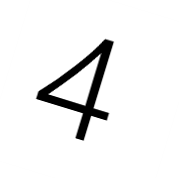
//> input picture MachineLearning/project/code_double_trainingset/训练用/41.png, 179 x 178 px, given in place of the camera
$ ./object8_colorcheck2.0_protocol_   (built with g++ and OpenCV 4)
//> lines starting //> are read from the running program, lines starting //| are printed output that depends on the picture; after the words box and inside, x2 and y2 are one past the last pixel; in counts of white or black regions, pixels touching at a corner belong together
#include "opencv2\core\core.hpp"
#include "opencv2\highgui.hpp"
#include "opencv2\imgproc.hpp"
#include <iostream>
using namespace std;
using namespace cv;

Mat org;
Mat img;
int flag = 0;
vector<Mat>number;//存储拆分物体
vector<Point2f>centers;//存储物体圆心
vector<vector<Point2f>>points;

				  //协议格式
typedef struct tagDigit_POINT
{
	unsigned char ImgStatue;//  图像识别状态  0：没有识别成功  1识别成功 2 识别质量不高
	unsigned char DigitName = 0; // 颜色值  0：识别区  1,2,3：RGB
	short int xPiont_mm = 0;  // 数字中心位置的x坐标值 单位mm  如下图
	short int yPiont_mm = 0;  // 数字中心位置的y坐标值 单位mm
}Digit_POINT;
typedef struct tagDigit_INFO
{
	unsigned char Head = 36; //暂定为 36
	unsigned char FrameID = flag; //帧ID，每发一次，会加一
	unsigned char Key = 1; //帧关键字 ，暂定为常值 	1

	unsigned char Spray_Statue = 0; //禁用：暂定为0
	unsigned char SprayScale = 0; //禁用：暂定为0
	unsigned char ShotPoint_Statue = 0; // 禁用：暂定为0
	short int ShotPoint_x_mm = 0;  // 红外瞄准点 坐标X
	short int ShotPoint_y_mm = 0;  // 红外瞄准点 坐标Y


	Digit_POINT tagDigit_POINT[11]; //tagDigit_POIN[0]：等待区；tagDigit_POIN[1]- tagDigit_POIN[5]：四个靶位区  4*11=44bytes
	uint8_t  tmp1 = 0; // 从head到CheckSum之前的所有数据按照无符号字节加和的低八位，存在CheckSum以便校验
	uint8_t  tmp2 = 0; // 预设值0
}Digit_INFO;  // 一共 29bytes

			  //计算校验和
void unit(int a, int bin[]) {
	if (a == 0) {
		for (int i = 0; i < 16; i++) { bin[i] = 0; }
		return;
	}
	int j = 0;
	int temp = a;
	if (temp<0)temp = 65536 + temp;
	while (temp) {
		bin[j++] = temp % 2;
		temp /= 2;
	}
	for (int i = j; i<16; i++)bin[i] = 0;
	//	cout << "dec:" << a << " bin:";
	//	for (int i = 15; i >= 0; i--)cout << bin[i];
	//	cout << endl;
}
void unitsum(int bin1[], int bin2[], int bin3[]) {
	for (int i = 0; i < 16; i++) {
		if (bin1[i] == bin2[i])bin3[i] = 0;
		else bin3[i] = 1;
	}
	// [6 lines of commented-out code are left out]
}
int trandec(int a[]) {
	int m = 1;
	int count = 0;
	for (int i = 0; i < 7; i++) {
		int s = a[i] * m;
		count += s;
		m *= 2;
	}
	return count;
}
void checksum(Digit_INFO&d) {
	int bin1[16], bin2[16], bin3[16], bin4[16];
	unit(d.Head, bin1);
	unit(d.FrameID, bin2);
	unitsum(bin1, bin2, bin4);
	if (bin4[0] == 1)bin4[0] = 0;
	else bin4[0] = 1;

	for (int i = 0; i < 11; i++) {
		unit(d.tagDigit_POINT[i].ImgStatue, bin1);
		unit(d.tagDigit_POINT[i].DigitName, bin2);
		unitsum(bin1, bin2, bin3);
		unit(d.tagDigit_POINT[i].xPiont_mm, bin1);
		unitsum(bin1, bin3, bin2);
		unit(d.tagDigit_POINT[i].yPiont_mm, bin1);
		unitsum(bin1, bin2, bin3);
		unitsum(bin3, bin4, bin4);
	}

	d.tmp1 = trandec(bin4);
}

//判定物体颜色
bool range(int a, int min, int max) {
	if (a >= min && a <= max)return true;
	else return false;
}
int color(Mat num, int x, int&criteria,int mark[]) {
	Mat hsv;
	cvtColor(num, hsv, CV_BGR2HSV);
	//	imshow(to_string(flag), num);
	vector<Mat>hsvs;
	split(hsv, hsvs);
	int c[4] = { 0,0,0,0 };//黄绿蓝红

	int index = 0;
	int max = c[0];
	int flagc = 0;
	int standard = (num.cols*num.rows / 3) * 2;
	for (int i = 0; i < num.rows; i++) {
		for (int j = 0; j < num.cols; j++) {
			if (range(hsvs[0].at<uchar>(i, j), 8, 34) && range(hsvs[1].at<uchar>(i, j), 43, 255) ) {
				c[0]++;
				if (c[0] >= standard) {
					index = 0;
					flagc = 1;
					max = c[0];
					break;
				}
			}
			if (range(hsvs[0].at<uchar>(i, j), 35, 100) && range(hsvs[1].at<uchar>(i, j), 43, 255) ) {
				c[1]++;
				if (c[1] >= standard) {
					index = 1;
					flagc = 1;
					max = c[1];
					break;
				}
			}
			if (range(hsvs[0].at<uchar>(i, j), 100, 124) && range(hsvs[1].at<uchar>(i, j), 43, 255) ) {
				c[2]++;
				if (c[2] >= standard) {
					index = 2;
					flagc = 1;
					max = c[2];
					break;
				}
			}
			if ((range(hsvs[0].at<uchar>(i, j), 0, 10) || range(hsvs[0].at<uchar>(i, j), 156, 180)) && range(hsvs[1].at<uchar>(i, j), 43, 255)) {
				c[3]++;
				if (c[3] >= standard) {
					index = 3;
					flagc = 1;
					max = c[3];
					break;
				}
			}
		}
		if (flagc)break;
	}

	cout << "yellow:" << c[0] << " green:" << c[1] << " blue:" << c[2] << " red:" << c[3] << endl;

	if (!flagc) {
		for (int i = 1; i < 4; i++) {
			if (max < c[i]) {
				max = c[i];
				index = i;
			}
		}
		if (max < num.cols*num.rows / 2) {	//无合标准物体
			cout << "invilid aera" << endl;
			return -1;
		}
		criteria = 2;//低质量
	}
	else criteria = 1;//高质量

	if (mark[index])return - 1;

	String str2;
	switch (index) {
	case 0:cout << "黄色" << endl; str2 = "Yellow"; break;
	case 1:cout << "绿色" << endl; str2 = "Green"; break;
	case 2:cout << "蓝色" << endl; str2 = "Blue"; break;
	case 3:cout << "红色" << endl; str2 = "Red"; break;
	}

	String str = "(" + to_string((int)(centers[x].x - img.cols / 2)) + "," + to_string((int)(centers[x].y - img.rows / 2)) + ")" + str2;
	putText(img, str, centers[x], CV_FONT_HERSHEY_SIMPLEX, 0.5, Scalar(0, 0, 0), 2);
	//circle(img, centers[x], radius[x], Scalar(0, 0, 0), 2);

	for (int i = 0; i < 4; i++)line(img, points[x][i], points[x][(i + 1) % 4], Scalar(0, 0, 255), 2);

	mark[index] = 1;

	return index + 1;
}
//将数据存储至协议格式
void trans(int mark[]) {
	Digit_INFO d;
	unsigned char col;
	int criteria;
	int flagt[5] = { 0,0,0,0,0 };
	for (int i = 0; i < number.size(); i++) {
		criteria = 0;
		col = color(number[i], i, criteria, mark);
		if (col != -1) {
			if (!flagt[col]) {	//只标记第一次
				d.tagDigit_POINT[col].ImgStatue = criteria;

				d.tagDigit_POINT[col].DigitName = col;

				d.tagDigit_POINT[col].xPiont_mm = centers[i].x - img.cols / 2;
				d.tagDigit_POINT[col].yPiont_mm = centers[i].y - img.rows / 2;

				flagt[col] = 1;
			}
		}
	}
	cout << (int)d.Head << " " << (int)d.FrameID << " " << (int)d.Key << " " << (int)d.Spray_Statue << " " << (int)d.SprayScale << " " << (int)d.ShotPoint_Statue;
	cout << " " << (int)d.ShotPoint_x_mm << " " << (int)d.ShotPoint_y_mm << " ";
	for (int j = 0; j < 11; j++) {
		if (j >= 5 || !flagt[j]) {
			d.tagDigit_POINT[j].ImgStatue = 0;
		}
		cout << (int)d.tagDigit_POINT[j].ImgStatue << " " << (int)d.tagDigit_POINT[j].DigitName << " " << (int)d.tagDigit_POINT[j].xPiont_mm << " " << (int)d.tagDigit_POINT[j].yPiont_mm << " ";
	}
	checksum(d);
	cout << (int)d.tmp1 << " " << (int)d.tmp2 << endl;
}
//物体分离
void draw(Mat & img, vector<vector<Point>> contours, int i) {
	Point2f v[4];
	Rect mr = boundingRect(Mat(contours[i]));
	if (mr.area() < img.cols*img.rows / 45)return;//去除噪声区域

	v[0] = mr.tl();
	v[1].x = mr.tl().x;
	v[1].y = mr.br().y;
	v[2] = mr.br();
	v[3].x = mr.br().x;
	v[3].y = mr.tl().y;
	// [5 lines of commented-out code are left out]

	Point2f center;
	float r;
	center.x = (mr.tl().x + mr.br().x) / 2;
	center.y = (mr.tl().y + mr.br().y) / 2;
	int hgt, wid;
	hgt = mr.br().y - mr.tl().y;
	wid = mr.br().x - mr.br().x;
	r = (hgt > wid ? hgt : wid) / 2;

	Mat show;//分离各特征物体
	show = img(mr);
	resize(show, show, Size(50, 96));
	number.push_back(show);
	centers.push_back(center);
	vector<Point2f>vx;
	for (int i = 0; i < 4; i++)vx.push_back(v[i]);
	points.push_back(vx);
}


int main() {

	VideoCapture cap(1);
	while (1) {
		cap.read(img);
//> img is the input picture: 178 rows x 179 cols, CV_8UC3; min 0, max 255, mean 239.2

		number.clear();
		centers.clear();
		points.clear();
		int mark[5] = { 0,0,0,0,0 };

		int thresh = 0;//运行阀门

		//img = imread(".png");
		resize(img, img, Size(400, 300));
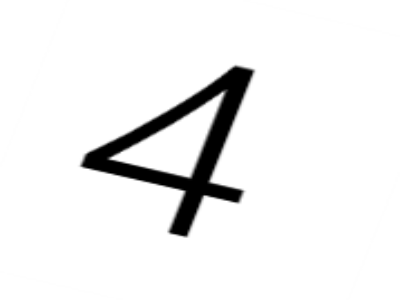
//> img: 300 rows x 400 cols, CV_8UC3; min 0, max 255, mean 239.2

		Mat blur;
		medianBlur(img, blur, 5);
		Mat img_gray;
		cvtColor(blur, img_gray, CV_BGR2GRAY);
		//Mat thresh_img;
		//threshold(img_gray, thresh_img, 120, 255, THRESH_BINARY);//二值化
		//imshow("thresh", thresh_img);
		Mat edge;
		Canny(img_gray, edge, 100, 150);
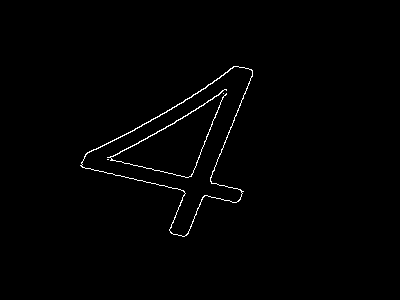
//> edge: 300 rows x 400 cols, CV_8UC1; 0.9% white in thin lines or dots, all inside (x1, y1, x2, y2) = (80, 66, 253, 237)
		vector<Vec4i>hier;
		vector<vector<Point>> contours;
		findContours(edge, contours, hier, RETR_EXTERNAL, CV_CHAIN_APPROX_NONE);
//> contours = 1 contour; box (x1, y1, x2, y2) and area: (80, 66, 253, 237) 11252

		cout << "contour:" << contours.size() << endl;
//| contour:1
		if (contours.size() > 60) thresh = 1;

		if (!thresh) {

			for (int i = 0; i < contours.size(); i++) {

				draw(img, contours, i);
			}
//> this loop made 1 pass
//> (mr in draw, hgt in draw, wid in draw, r in draw) on pass 1: (Rect(80, 66, 173, 171), 171, 0, 85)
//> pass 1, in draw, `show = img(mr);`:
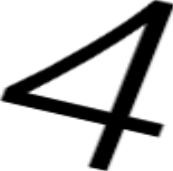
//> show: 171 rows x 173 cols, CV_8UC3; min 0, max 255, mean 191.1
//> pass 1, in draw, `resize(show, show, Size(50, 96));`:
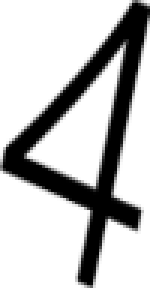
//> show: 96 rows x 50 cols, CV_8UC3 (shown 3 times larger); min 0, max 255, mean 191.1
			trans(mark);
//> the loop in trans, `for (int i = 0; i < number.size(); i++)` made 1 pass
//> col on pass 1: 255
//| yellow:0 green:0 blue:0 red:0
//| invilid aera
//> after the loop in trans, `for (int i = 0; i < number.size(); i++)`: d.tagDigit_POINT = 11 items
//> the loop in trans, `for (int j = 0; j < 11; j++)` made 11 passes
//| 0 0 0 0 0 0 0 0 0 0 0 0 0 0 0 0 0 0 0 0 0 0 0 0 0 0 0 0 0 0 0 0
//> (output is shown up to pass 8 of 11)
//> the loop in checksum, `for (int i = 0; i < 11; i++)` made 11 passes
//> bin1 on pass 1: [0, 0, 0, 0, 0, 0, 0, 0, 0, 0, 0, 0, 0, 0, 0, 0]
//> after the loop in checksum, `for (int i = 0; i < 11; i++)`: bin3 = [0, 0, 0, 0, 0, 0, 0, 0, 0, 0, 0, 0, 0, 0, 0, 0]
			cout << "number:" << number.size() << endl;
//| number:1
		}
		flag++;
		line(img, Point(img.cols / 2 + 5, img.rows / 2), Point(img.cols / 2 - 5, img.rows / 2), Scalar(0, 0, 255), 1);
//> img: 300 rows x 400 cols, CV_8UC3; 11 pixels changed, all inside (x1, y1, x2, y2) = (195, 150, 206, 151)
		line(img, Point(img.cols / 2, img.rows / 2 + 5), Point(img.cols / 2, img.rows / 2 - 5), Scalar(0, 0, 255), 1);
//> img: 300 rows x 400 cols, CV_8UC3; mean B, G, R 239.2, 239.2, 239.2

		cout << "***************************************" << endl << endl;

		imshow("mask", edge);

		imshow("imgs", img);
		imshow("pic", blur);
		waitKey(10);
	}
	std::system("pause");
}
/*飞机颜色识别*//*带协议转换*//*校验和修改版*//*已存*/

$ run again, on MachineLearning/project/code_double_trainingset/训练用/72.png
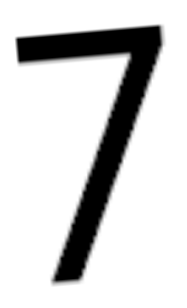
//> input picture MachineLearning/project/code_double_trainingset/训练用/72.png, 187 x 308 px, given in place of the camera
//> img is the input picture: 308 rows x 187 cols, CV_8UC3; min 0, max 255, mean 210.6
//> `resize(img, img, Size(400, 300));`:
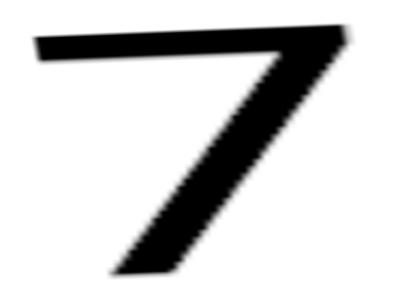
//> img: 300 rows x 400 cols, CV_8UC3; min 0, max 255, mean 210.6
//> `Canny(img_gray, edge, 100, 150);`:
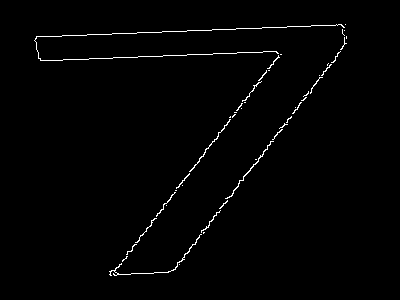
//> edge: 300 rows x 400 cols, CV_8UC1; 1.2% white in thin lines or dots, all inside (x1, y1, x2, y2) = (34, 24, 347, 276)
//> contours = 45 contours, 42 with area under 20; largest, box (x1, y1, x2, y2) and area: (225, 141, 274, 199) 36, (109, 234, 202, 276) 32, (189, 119, 231, 172) 29
//| contour:45
//> the loop `for (int i = 0; i < contours.size(); i++)` made 45 passes
//> mr in draw on passes 1, 2, 3, 5, 6, 7, 8, 9: Rect(179, 264, 1, 1), Rect(122, 256, 6, 6), Rect(126, 244, 11, 11), Rect(203, 232, 2, 2), Rect(135, 218, 22, 25), Rect(201, 210, 20, 23), Rect(166, 205, 1, 1), Rect(219, 200, 9, 9)
//> the loop in trans, `for (int i = 0; i < number.size(); i++)` made 3 passes
//| yellow:0 green:0 blue:0 red:0
//| invilid aera
//| yellow:0 green:0 blue:0 red:0
//| invilid aera
//| yellow:0 green:0 blue:0 red:0
//| invilid aera
//> after the loop in trans, `for (int i = 0; i < number.size(); i++)`: d.tagDigit_POINT = 11 items
//> the loop in trans, `for (int j = 0; j < 11; j++)` made 11 passes
//| 0 0 0 0 0 0 0 0 0 0 0 0 0 0 0 0 0 0 0 0
//> (output is shown up to pass 5 of 11)
//> the loop in checksum, `for (int i = 0; i < 11; i++)` made 11 passes
//> bin1 on pass 1: [0, 0, 0, 0, 0, 0, 0, 0, 0, 0, 0, 0, 0, 0, 0, 0]
//> after the loop in checksum, `for (int i = 0; i < 11; i++)`: bin3 = [0, 0, 0, 0, 0, 0, 0, 0, 0, 0, 0, 0, 0, 0, 0, 0]
//| number:3

$ run again, on MachineLearning/project/code_double_trainingset/训练用/73.png
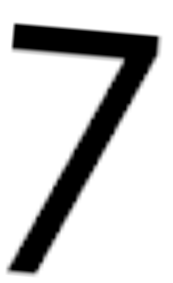
//> input picture MachineLearning/project/code_double_trainingset/训练用/73.png, 173 x 283 px, given in place of the camera
//> img is the input picture: 283 rows x 173 cols, CV_8UC3; min 0, max 255, mean 202.8
//> `resize(img, img, Size(400, 300));`:
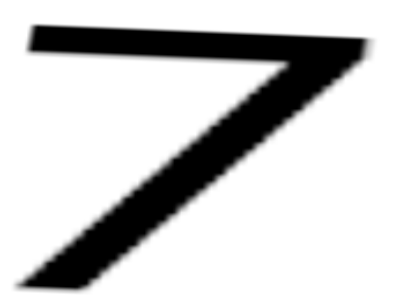
//> img: 300 rows x 400 cols, CV_8UC3; min 0, max 255, mean 202.7
//> `Canny(img_gray, edge, 100, 150);`:
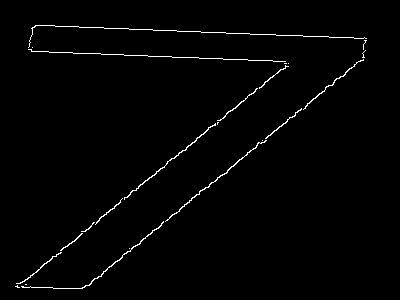
//> edge: 300 rows x 400 cols, CV_8UC1; 1.4% white in thin lines or dots, all inside (x1, y1, x2, y2) = (15, 25, 367, 289)
//> contours = 23 contours, 16 with area under 20; largest, box (x1, y1, x2, y2) and area: (165, 140, 267, 222) 62, (124, 123, 216, 200) 62, (21, 221, 164, 289) 55, (303, 59, 364, 110) 36, (16, 252, 62, 284) 26, (265, 108, 302, 139) 25, (217, 88, 258, 121) 24
//| contour:23
//> the loop `for (int i = 0; i < contours.size(); i++)` made 23 passes
//> mr in draw on passes 1, 2, 3, 4, 5, 6, 8, 10: Rect(15, 285, 5, 3), Rect(25, 284, 2, 1), Rect(16, 252, 46, 32), Rect(129, 248, 1, 1), Rect(60, 233, 23, 18), Rect(81, 222, 14, 10), Rect(95, 198, 28, 27), Rect(262, 140, 1, 1)
//> the loop in trans, `for (int i = 0; i < number.size(); i++)` made 6 passes
//| yellow:0 green:0 blue:0 red:0
//| invilid aera
//| yellow:0 green:0 blue:0 red:0
//| invilid aera
//| yellow:0 green:0 blue:0 red:0
//| invilid aera
//> (the first 6 of 10 printed lines)
//> (output is shown up to pass 5 of 6)
//> after the loop in trans, `for (int i = 0; i < number.size(); i++)`: d.tagDigit_POINT = 11 items
//> the loop in trans, `for (int j = 0; j < 11; j++)` made 11 passes
//| 0 0 0 0 0 0 0 0 0 0 0 0 0 0 0 0 0 0 0 0
//> (output is shown up to pass 5 of 11)
//> the loop in checksum, `for (int i = 0; i < 11; i++)` made 11 passes
//> bin1 on pass 1: [0, 0, 0, 0, 0, 0, 0, 0, 0, 0, 0, 0, 0, 0, 0, 0]
//> after the loop in checksum, `for (int i = 0; i < 11; i++)`: bin3 = [0, 0, 0, 0, 0, 0, 0, 0, 0, 0, 0, 0, 0, 0, 0, 0]
//| number:6
